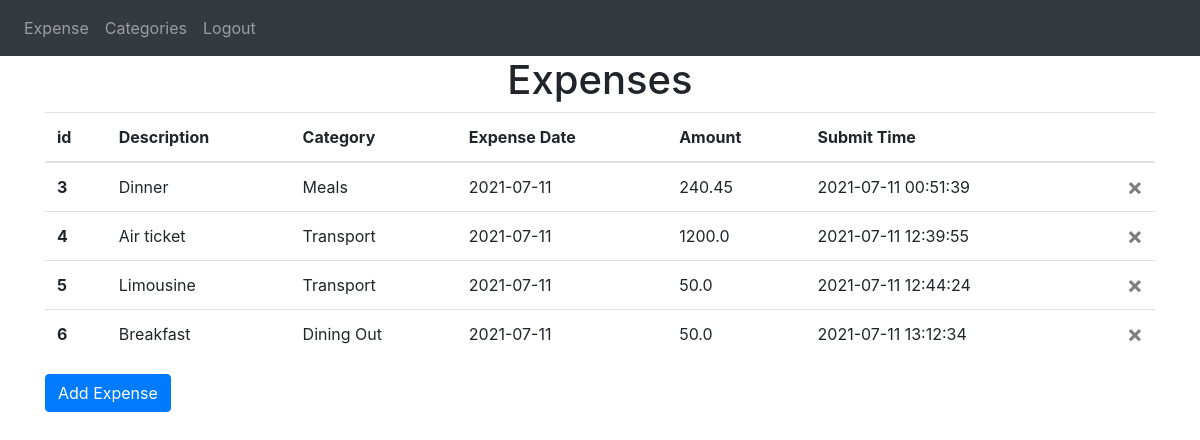
The app's page / (signed in) with its own data.
### website/models.py (models this page shows)
class Expense(db.Model):
    id = db.Column(db.Integer, primary_key=True)
    description = db.Column(db.String(100))
    category = db.Column(db.String(100))
    expensedate = db.Column(db.DateTime(timezone=True), default=func.now())
    amount = db.Column(db.Float)
    submittime = db.Column(db.DateTime(timezone=True), default=func.now())
    user_id = db.Column(db.Integer, db.ForeignKey('user.id'))

### website/views.py (the view, shortened to what this page needs)
@views.route('/', methods=['GET', 'POST'])
@login_required
def expenses():
    expensesCurrentmonth = dashboard.getTotalSpend_Month(current_user.id)
    print('Total expense for this month',expensesCurrentmonth)
    SpendingTrends = dashboard.getSpendingTrends(current_user.id)
    print('Spending Trends for this month',SpendingTrends)
    expensesMonthly = dashboard.getTotalMonthlySpend(current_user.id)
    print('Monthly Spending',expensesMonthly)
    items = Expense.query.all()
    categories = Categories.query.all()
    return render_template("expense.html", user=current_user, expenses=items, categories=categories)

### website/__init__.py (called while the page is built)
def create_app():
    app = Flask(__name__)
    app.config['SECRET_KEY'] = 'hjshjhdjah kjshkjdhjs'
    app.config['SQLALCHEMY_DATABASE_URI'] = f'sqlite:///{DB_NAME}'
    db.init_app(app)
    from .views import views
    from .auth import auth
    app.register_blueprint(views, url_prefix='/')
    app.register_blueprint(auth, url_prefix='/')
    from .models import User, Note, Categories, Expense
    create_database(app)
    login_manager = LoginManager()
    login_manager.login_view = 'auth.login'
    login_manager.init_app(app)
    @login_manager.user_loader
    def load_user(id):
        return User.query.get(int(id))
    return app

### website/dashboard.py (called while the page is built)
def convertSQLToDict(listOfRowProxy):
    rows = [dict(row) for row in listOfRowProxy]
    for row in rows:
        for column in row:
            if type(row[column]) is decimal.Decimal:
                row[column] = float(row[column])
            elif type(row[column]) is memoryview:
                row[column] = bytes(row[column])
    return rows
    results = db.session.execute(
        "SELECT SUM(amount) AS expenses_month FROM expense WHERE user_id = :usersID AND strftime('%Y',expensedate) = strftime('%Y',date('now')) AND strftime('%m',expensedate) = strftime('%m',date('now'))",
        {"usersID": current_user.id}).fetchall()
    print(results)

def getTotalSpend_Month(userID):
    results = db.session.execute(
        "SELECT SUM(amount) AS expenses_month FROM expense WHERE user_id = :usersID AND strftime('%Y',expensedate) = strftime('%Y',date('now')) AND strftime('%m',expensedate) = strftime('%m',date('now'))",
        {"usersID": userID}).fetchall()
    totalSpendMonth = convertSQLToDict(results)
    return totalSpendMonth[0]['expenses_month']

def getTotalMonthlySpend(userID):
    results = db.session.execute(
        "SELECT SUM(amount) AS amount, strftime('%m', expensedate) AS month, strftime('%Y', expensedate) AS year from expense \
        WHERE user_id = :usersID GROUP BY strftime('%m', expensedate)+strftime('%Y', expensedate) \
        ORDER BY YEAR DESC, MONTH DESC ",
        {"usersID": userID}).fetchall()
    getTotalMonthlySpend = convertSQLToDict(results)
    return getTotalMonthlySpend

### website/templates/expense.html (shortened to what this page needs)
{% extends "base.html" %} {% block title %}Expenses{% endblock %} {% block content%}
<h1 align="center">Expenses</h1>
<table class="table">
  <thead>
    <tr>
      <th scope="col">id</th>
      <th scope="col">Description</th>
      <th scope="col">Category</th>
      <th scope="col">Expense Date</th>
      <th scope="col">Amount</th>
      <th scope="col">Submit Time</th>
      <th scope="col"></th>
    </tr>
  </thead>
  <tbody>
    {% for expense in user.expenses %}
      <tr>
        <th scope="row">{{ expense.id }}</th>
        <td scope="col">{{ expense.description }} </td>
        <td scope="col">{{ expense.category }}</td>
        <td scope="col">{{ expense.expensedate.strftime('%Y-%m-%d') }}</td>
        <td scope="col">{{ expense.amount }}</td>
        <td scope="col">{{ expense.submittime.strftime('%Y-%m-%d %H:%M:%S') }}</td>
        <td scope="col">
          <button type="button" class="close" onClick="deleteExpense({{ expense.id }})">
            <span aria-hidden="true">&times;</span>
          </button>
        </td>
      </tr>
  {% endfor %}
  </tbody>
</table>
<button type="button" class="btn btn-primary" data-toggle="modal" data-target="#addExpense">
  Add Expense
</button>
{% endblock %}

### records on screen
Expense: id "3", description "Dinner", category "Meals", expensedate "2021-07-11", amount "240.45", submittime "2021-07-11 00:51:39"
Expense: id "4", description "Air ticket", category "Transport", expensedate "2021-07-11", amount "1200.0", submittime "2021-07-11 12:39:55"
Expense: id "5", description "Limousine", category "Transport", expensedate "2021-07-11", amount "50.0", submittime "2021-07-11 12:44:24"
Expense: id "6", description "Breakfast", category "Dining Out", expensedate "2021-07-11", amount "50.0", submittime "2021-07-11 13:12:34"
